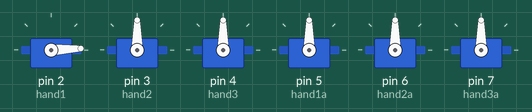
Recording of a sketch running on a simulated Arduino Uno, built with avr-gcc and run on an emulated ATmega328P. On the bench: 6 × servo.

Above: at 0.05 s.
At 1.55 s:
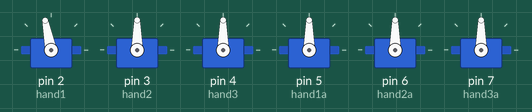
At 3.05 s:
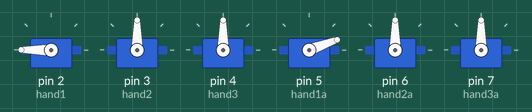
At 6.1 s:
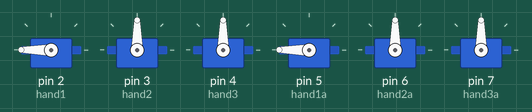
At 9.0 s:
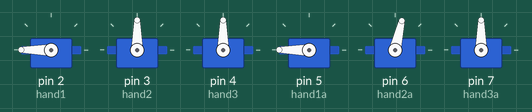
At 12.15 s:
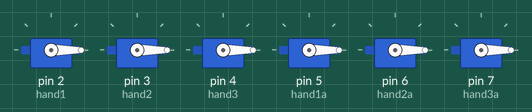
Timing chart, 0 to 15.8 s (numbered marks = the images above):
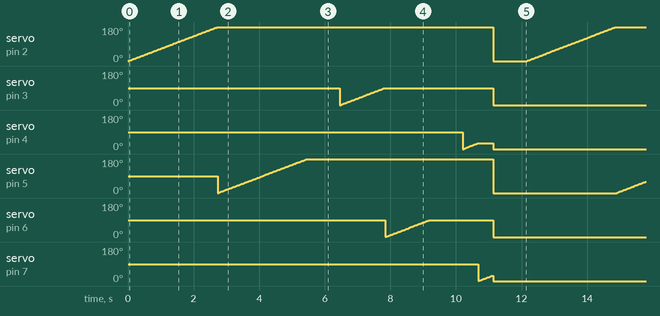

Measured:
- by itself, servo on pin 2 (hand1): ramps from 0° to 180° and jumps back, once every 12.1 s

The sketch:

robot_vedio_hands.ino
```cpp
#include <Servo.h>

Servo hand1;
Servo hand2;
Servo hand3;
Servo hand1a;
Servo hand2a;
Servo hand3a;
//--------------
int a;

//--------------
void setup() {
hand1. attach(2);
hand2. attach(3);
hand3. attach (4);
hand1a. attach (5);
hand2a. attach (6);
hand3a. attach (7);
}
//------------------------------
void loop(){
  a=0;
 for ( a;0, a<=180;a++){
hand1.write(a);
delay(15);
}
delayMicroseconds(10);
 a= 0;
 for ( a;0, a<=180;a++){
hand1a.write(a);
delay(15);
}

//------------------------------
delay(1000);
a= 0;
 for ( a;0, a<=90;a++){
hand2.write(a);
delay(15);
}
delayMicroseconds(10);
 a=0;
 for ( a;0, a<=90;a++){
hand2a.write(a);
delay(15);
}
//------------------------------
delay(1000);
 a= 0;
 for ( a;0, a<=30;a++){
hand3.write(a);
delay(15);
}

delayMicroseconds(10);
 a= 0;
 for ( a;0, a<=30;a++){
hand3a.write(a);
delay(15);
}
//**********************************************
delayMicroseconds(1000);
 a= 0;
 for ( a;180, a>=0;a--){
hand1. write(a);
delayMicroseconds(10);
}
delayMicroseconds(1000);
  a= 0;
 for( a; 180, a>=0;a--){
hand1a.write(a);
delayMicroseconds(15);
 }
//--------------------------------
delayMicroseconds(1000);
 a= 0;
 for( a;90, a>=0;a--){
hand2.write(a);
delayMicroseconds(10);
}
delayMicroseconds(1000);
  a= 0;
 for( a;90, a>=0;a--){
hand2a.write(a);
delayMicroseconds(15);
 }


//--------------------------------
delayMicroseconds(1000);  // حركه الكفين
  a= 0;
 for( a; 30, a>=0;a--){
hand3.write(a);
delayMicroseconds(15);
}

delayMicroseconds(1000);
 a= 0;
 for ( a;30, a>=0;a--){
hand3a.write(a);
delayMicroseconds(15);
}

//--------------------------------
delay(1000);
}
```
